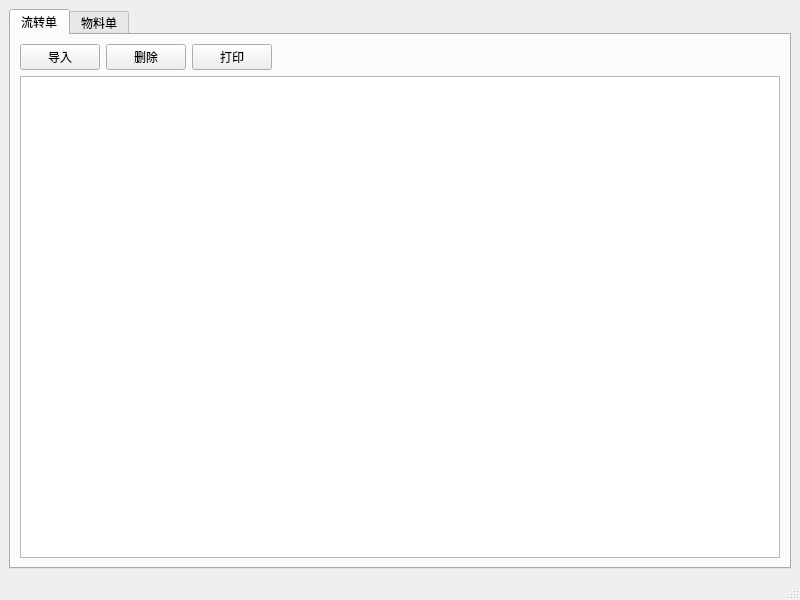
<?xml version="1.0" encoding="UTF-8"?>
<ui version="4.0">
 <class>MainWindow</class>
 <widget class="QMainWindow" name="MainWindow">
  <property name="geometry">
   <rect>
    <x>0</x>
    <y>0</y>
    <width>800</width>
    <height>600</height>
   </rect>
  </property>
  <property name="sizePolicy">
   <sizepolicy hsizetype="Maximum" vsizetype="Maximum">
    <horstretch>0</horstretch>
    <verstretch>0</verstretch>
   </sizepolicy>
  </property>
  <property name="windowTitle">
   <string>流转单&amp;物料单</string>
  </property>
  <widget class="QWidget" name="centralwidget">
   <layout class="QGridLayout" name="gridLayout">
    <item row="0" column="0">
     <layout class="QGridLayout" name="gridLayout_2">
      <item row="0" column="1">
       <widget class="QTabWidget" name="tabWidget">
        <property name="currentIndex">
         <number>0</number>
        </property>
        <widget class="QWidget" name="circulationListTab">
         <attribute name="title">
          <string>流转单</string>
         </attribute>
         <layout class="QVBoxLayout" name="verticalLayout_2">
          <item>
           <layout class="QVBoxLayout" name="verticalLayout_3" stretch="0,1">
            <item>
             <layout class="QHBoxLayout" name="horizontalLayout" stretch="0,0,0,0">
              <item>
               <widget class="QPushButton" name="importPushButton">
                <property name="text">
                 <string>导入</string>
                </property>
               </widget>
              </item>
              <item>
               <widget class="QPushButton" name="deletePushButton">
                <property name="text">
                 <string>删除</string>
                </property>
               </widget>
              </item>
              <item>
               <widget class="QPushButton" name="printPushButton">
                <property name="text">
                 <string>打印</string>
                </property>
               </widget>
              </item>
              <item>
               <spacer name="horizontalSpacer">
                <property name="orientation">
                 <enum>Qt::Horizontal</enum>
                </property>
                <property name="sizeHint" stdset="0">
                 <size>
                  <width>40</width>
                  <height>20</height>
                 </size>
                </property>
               </spacer>
              </item>
             </layout>
            </item>
            <item>
             <layout class="QVBoxLayout" name="verticalLayout">
              <item>
               <widget class="QTableView" name="circulationListTableView"/>
              </item>
             </layout>
            </item>
           </layout>
          </item>
         </layout>
        </widget>
        <widget class="QWidget" name="itemListTab">
         <attribute name="title">
          <string>物料单</string>
         </attribute>
         <layout class="QGridLayout" name="gridLayout_3">
          <item row="0" column="0">
           <layout class="QVBoxLayout" name="verticalLayout_4">
            <item>
             <layout class="QHBoxLayout" name="horizontalLayout_2">
              <item>
               <widget class="QLabel" name="label">
                <property name="text">
                 <string>部品番号：</string>
                </property>
               </widget>
              </item>
              <item>
               <widget class="QLineEdit" name="itemIdTextEdit"/>
              </item>
              <item>
               <widget class="QPushButton" name="findItemPushButton">
                <property name="text">
                 <string>查找</string>
                </property>
               </widget>
              </item>
              <item>
               <spacer name="horizontalSpacer_3">
                <property name="orientation">
                 <enum>Qt::Horizontal</enum>
                </property>
                <property name="sizeHint" stdset="0">
                 <size>
                  <width>40</width>
                  <height>20</height>
                 </size>
                </property>
               </spacer>
              </item>
              <item>
               <widget class="QPushButton" name="deleteItemRecordPushButton">
                <property name="text">
                 <string>删除</string>
                </property>
               </widget>
              </item>
             </layout>
            </item>
            <item>
             <layout class="QVBoxLayout" name="verticalLayout_5">
              <item>
               <widget class="QTableView" name="tableView_2"/>
              </item>
             </layout>
            </item>
           </layout>
          </item>
         </layout>
        </widget>
       </widget>
      </item>
     </layout>
    </item>
   </layout>
  </widget>
  <widget class="QMenuBar" name="menubar">
   <property name="geometry">
    <rect>
     <x>0</x>
     <y>0</y>
     <width>800</width>
     <height>22</height>
    </rect>
   </property>
  </widget>
  <widget class="QStatusBar" name="statusbar"/>
 </widget>
 <resources/>
 <connections/>
</ui>
